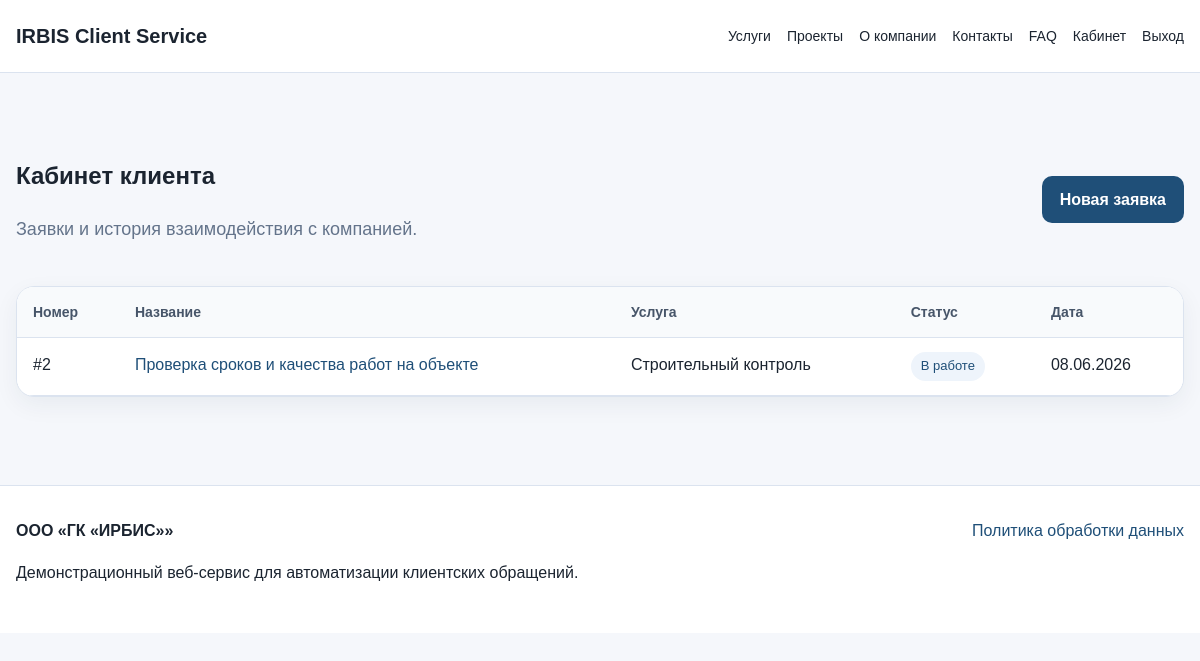
The page /client/dashboard (signed in) on the database its author committed.
### app/domain/client_request.py (models this page shows, shortened)
class ClientRequest(db.Model):
    __tablename__ = "client_requests"
    id = db.Column(db.Integer, primary_key=True)
    title = db.Column(db.String(220), nullable=False)
    description = db.Column(db.Text, nullable=False)
    object_address = db.Column(db.String(260), nullable=True)
    priority = db.Column(db.String(40), nullable=False, default="medium")
    status = db.Column(db.String(60), nullable=False, default="new")
    created_at = db.Column(db.DateTime, default=datetime.utcnow)
    updated_at = db.Column(db.DateTime, default=datetime.utcnow, onupdate=datetime.utcnow)
    client_id = db.Column(db.Integer, db.ForeignKey("users.id"), nullable=False)
    manager_id = db.Column(db.Integer, db.ForeignKey("users.id"), nullable=True)
    service_id = db.Column(db.Integer, db.ForeignKey("services.id"), nullable=False)
    client = db.relationship("User", back_populates="requests", foreign_keys=[client_id])
    manager = db.relationship("User", back_populates="assigned_requests", foreign_keys=[manager_id])
    service = db.relationship("Service", back_populates="requests")
    comments = db.relationship("RequestComment", back_populates="request", cascade="all, delete-orphan")
    feedback_items = db.relationship("Feedback", back_populates="request", cascade="all, delete-orphan")
    def status_label(self):
        labels = {
            "new": "Новая",
            "in_progress": "В работе",
            "waiting_client": "Ожидает клиента",
            "completed": "Завершена",
            "cancelled": "Отменена",
        }
        return labels.get(self.status, self.status)

### app/domain/service.py (models this page shows)
class Service(db.Model):
    __tablename__ = "services"
    id = db.Column(db.Integer, primary_key=True)
    title = db.Column(db.String(180), nullable=False)
    slug = db.Column(db.String(120), unique=True, nullable=False, index=True)
    short_description = db.Column(db.String(300), nullable=False)
    full_description = db.Column(db.Text, nullable=False)
    is_active = db.Column(db.Boolean, default=True)
    created_at = db.Column(db.DateTime, default=datetime.utcnow)
    requests = db.relationship("ClientRequest", back_populates="service")

### app/routes/client.py (the view)
@client_bp.route("/dashboard")
@roles_required("client")
def dashboard():
    requests = ClientRequest.query.filter_by(client_id=current_user.id).order_by(ClientRequest.created_at.desc()).all()
    return render_template("client_dashboard.html", requests=requests)

### app/__init__.py (called while the page is built)
@login_manager.user_loader
def load_user(user_id):
    return User.query.get(int(user_id))

### app/domain/user.py (called while the page is built)
    @property
    def is_active(self):
        return self.is_active_user

### app/utils/access_control.py (called while the page is built)
def roles_required(*roles):
    def decorator(view_function):
        @wraps(view_function)
        @login_required
        def wrapped_view(*args, **kwargs):
            if current_user.role not in roles:
                abort(403)
            return view_function(*args, **kwargs)
        return wrapped_view
    return decorator

### templates/client_dashboard.html (shortened to what this page needs)
{% extends "base.html" %}
{% block content %}
<section class="container section">
    <div class="page-header">
        <div><h1>Кабинет клиента</h1><p class="lead">Заявки и история взаимодействия с компанией.</p></div>
        <a class="button" href="{{ url_for('client.create_request_view') }}">Новая заявка</a>
    </div>
    <div class="table-card">
        <table>
            <thead><tr><th>Номер</th><th>Название</th><th>Услуга</th><th>Статус</th><th>Дата</th></tr></thead>
            <tbody>
            {% for item in requests %}
            <tr>
                <td>#{{ item.id }}</td>
                <td><a href="{{ url_for('client.request_detail', request_id=item.id) }}">{{ item.title }}</a></td>
                <td>{{ item.service.title }}</td>
                <td><span class="status">{{ item.status_label() }}</span></td>
                <td>{{ item.created_at.strftime('%d.%m.%Y') }}</td>
            </tr>
            {% else %}
            <tr><td colspan="5">Заявок пока нет.</td></tr>
            {% endfor %}
            </tbody>
        </table>
    </div>
</section>
{% endblock %}

### static/css/main.css (style rules this page uses)
:root { --bg: #f5f7fb; --surface: #ffffff; --text: #1b2430; --muted: #64748b; --line: #dbe3ef; --primary: #1f4f78; --primary-dark: #173d5d; --accent: #d69c2f; --success: #0f766e; --warning: #b45309; --danger: #b91c1c; }
* { box-sizing: border-box; }
body { margin: 0; font-family: Arial, sans-serif; background: var(--bg); color: var(--text); line-height: 1.6; }
a { color: var(--primary); text-decoration: none; }
.container { width: min(1180px, calc(100% - 32px)); margin: 0 auto; }
.nav-button, .button { display: inline-flex; align-items: center; justify-content: center; background: var(--primary); color: white !important; border: 0; border-radius: 10px; padding: 11px 18px; font-weight: 700; cursor: pointer; }
.hero-card, .card, .panel, .form-card, .table-card, .stat-card { background: var(--surface); border: 1px solid var(--line); border-radius: 18px; box-shadow: 0 8px 24px rgba(15, 45, 70, 0.06); }
.section { padding: 48px 0; }
.lead { color: var(--muted); font-size: 18px; }
.badge, .status { display: inline-block; padding: 4px 10px; border-radius: 999px; background: #eef4fb; color: var(--primary); font-size: 13px; }

### static/css/dashboard.css (style rules this page uses)
.page-header { display: flex; align-items: center; justify-content: space-between; gap: 20px; margin-bottom: 24px; }
.table-card { overflow: auto; }
table { width: 100%; border-collapse: collapse; background: white; }
th, td { padding: 14px 16px; border-bottom: 1px solid var(--line); text-align: left; vertical-align: top; }
th { background: #f8fafc; font-size: 14px; color: #475569; }

### rows shown on the page
ClientRequest: id "2", title "Проверка сроков и качества работ на объекте", service "Строительный контроль", status_label "В работе", created_at "08.06.2026"
